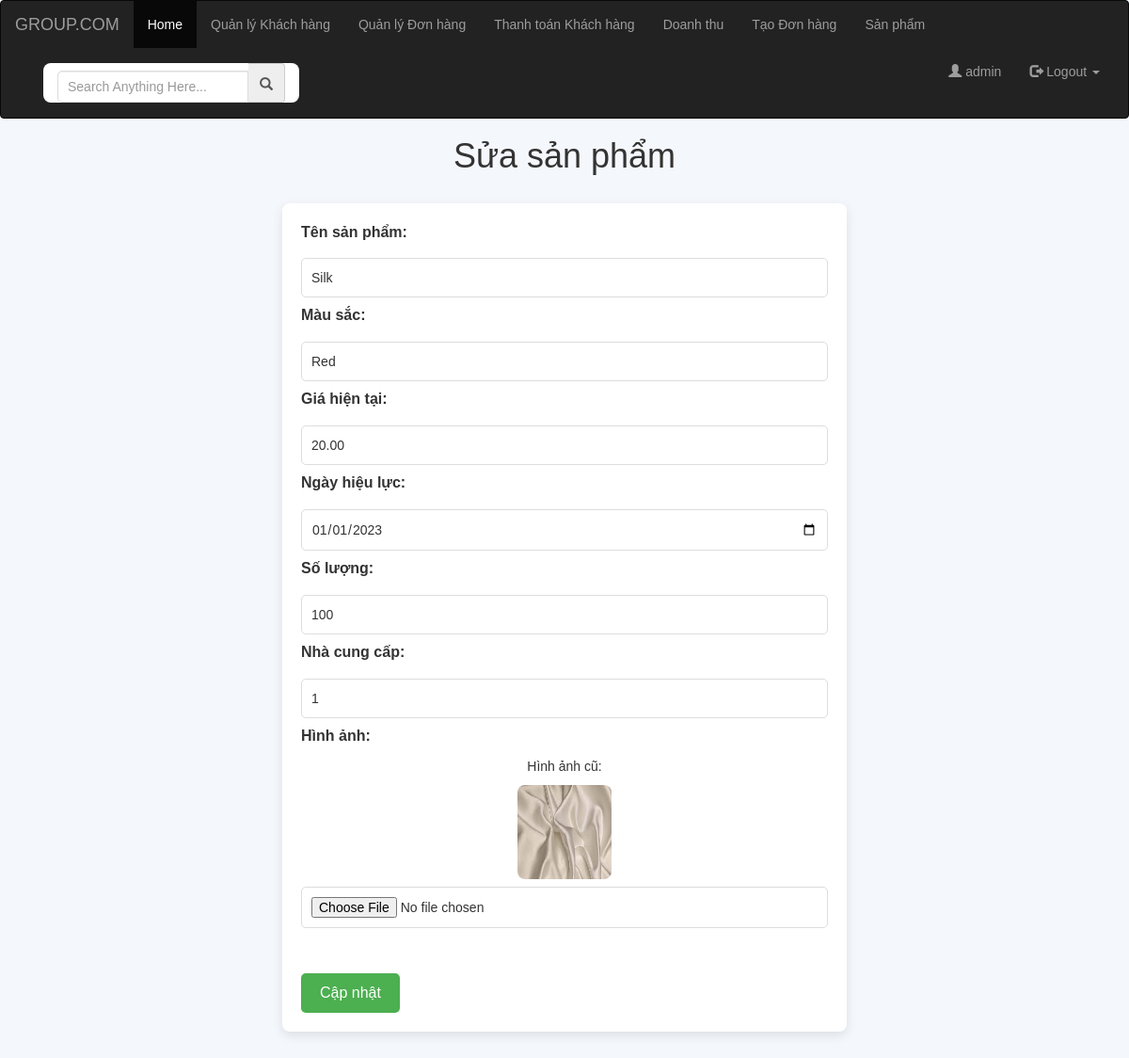
Page /edit_product.php?edit=1 (signed in) on the committed database.
### tables this page shows
CREATE TABLE `fabric_types` (
  `fabric_type_id` int(11) NOT NULL,
  `name` varchar(50) NOT NULL,
  `color` varchar(30) DEFAULT NULL,
  `current_price` decimal(10,2) DEFAULT NULL,
  `price_effective_date` date DEFAULT NULL,
  `quantity` int(11) DEFAULT NULL,
  `supplier_id` int(11) DEFAULT NULL,
  `image` varchar(255) DEFAULT NULL
);

### edit_product.php (the view, shortened to what this page needs)
<?php
include 'connect.php';
include "nav.php";
if (isset($_GET['edit'])) {
    $fabric_type_id = $_GET['edit'];
    $sql = "SELECT * FROM fabric_types WHERE fabric_type_id = :fabric_type_id";
    $stmt = $conn->prepare($sql);
    $stmt->execute([':fabric_type_id' => $fabric_type_id]);
    $product = $stmt->fetch();
}
?>
<!DOCTYPE html>
<html lang="vi">
<head>
</head>
<body>
<h1>Sửa sản phẩm</h1>
<form action="edit_product.php" method="POST" enctype="multipart/form-data">
    <label for="name">Tên sản phẩm:</label>
    <input type="text" id="name" name="name" value="<?php echo $product['name']; ?>" required><br>
    <label for="color">Màu sắc:</label>
    <input type="text" id="color" name="color" value="<?php echo $product['color']; ?>" required><br>
    <label for="current_price">Giá hiện tại:</label>
    <input type="number" id="current_price" name="current_price" value="<?php echo $product['current_price']; ?>" required><br>
    <label for="price_effective_date">Ngày hiệu lực:</label>
    <input type="date" id="price_effective_date" name="price_effective_date" value="<?php echo $product['price_effective_date']; ?>" required><br>
    <label for="quantity">Số lượng:</label>
    <input type="number" id="quantity" name="quantity" value="<?php echo $product['quantity']; ?>" required><br>
    <label for="supplier_id">Nhà cung cấp:</label>
    <input type="text" id="supplier_id" name="supplier_id" value="<?php echo $product['supplier_id']; ?>" required><br>
    <label for="image">Hình ảnh:</label>
    <?php if ($product['image']): ?>
        <div class="image-preview">
            <p>Hình ảnh cũ:</p>
            <img src="img/<?php echo $product['image']; ?>" alt="Hình ảnh cũ">
        </div>
    <?php else: ?>
        <p>Chưa có hình ảnh</p>
    <?php endif; ?>
    <input type="file" name="image"><br><br>
    <button type="submit" name="update">Cập nhật</button>
</form>
</body>
</html>

### edit_product.php (style rules this page uses)
body { font-family: 'Arial', sans-serif; background-color: #f4f7fc; margin: 0; padding: 0; }
h1 { text-align: center; color: #333; margin-top: 20px; }
form { width: 50%; margin: 30px auto; padding: 20px; background-color: #fff; border-radius: 8px; box-shadow: 0 4px 12px rgba(0, 0, 0, 0.1); animation: fadeIn 0.5s ease-in-out; }
label { font-size: 16px; margin-bottom: 8px; display: block; color: #333; }
input[type="text"], input[type="number"], input[type="date"], input[type="file"] { width: 100%; padding: 10px; margin: 8px 0; border-radius: 5px; border: 1px solid #ddd; font-size: 14px; }
button { background-color: #4CAF50; color: white; padding: 10px 20px; border: none; border-radius: 5px; cursor: pointer; font-size: 16px; transition: background-color 0.3s ease; }
.image-preview { margin-top: 10px; text-align: center; }
.image-preview img { width: 100px; height: 100px; border-radius: 8px; transition: transform 0.3s ease; }

### rows in the picture
fabric_types: name "Silk", color "Red", current_price "20.00", price_effective_date "01/01/2023", quantity "100", supplier_id "1", image (picture)

### other values in the picture
$_SESSION['username'] "admin"
